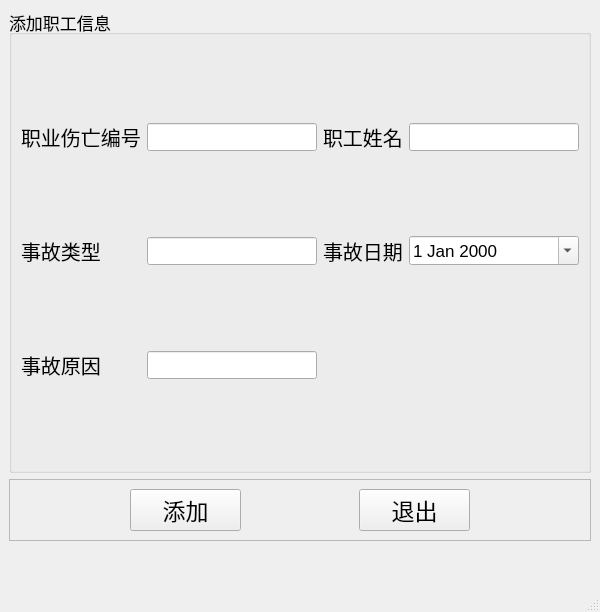
<?xml version="1.0" encoding="UTF-8"?>
<ui version="4.0">
 <class>MainWindow</class>
 <widget class="QMainWindow" name="MainWindow">
  <property name="geometry">
   <rect>
    <x>0</x>
    <y>0</y>
    <width>600</width>
    <height>612</height>
   </rect>
  </property>
  <property name="windowTitle">
   <string>MainWindow</string>
  </property>
  <widget class="QWidget" name="centralwidget">
   <layout class="QVBoxLayout" name="verticalLayout" stretch="3,0,0">
    <item>
     <widget class="QGroupBox" name="groupBox">
      <property name="font">
       <font>
        <pointsize>13</pointsize>
       </font>
      </property>
      <property name="title">
       <string>添加职工信息</string>
      </property>
      <layout class="QGridLayout" name="gridLayout">
       <item row="0" column="0">
        <widget class="QLabel" name="label">
         <property name="font">
          <font>
           <pointsize>15</pointsize>
          </font>
         </property>
         <property name="text">
          <string>职业伤亡编号</string>
         </property>
        </widget>
       </item>
       <item row="0" column="1">
        <widget class="QLineEdit" name="lineEdit_id"/>
       </item>
       <item row="0" column="2">
        <widget class="QLabel" name="label_2">
         <property name="font">
          <font>
           <pointsize>15</pointsize>
          </font>
         </property>
         <property name="text">
          <string>职工姓名</string>
         </property>
        </widget>
       </item>
       <item row="0" column="3">
        <widget class="QLineEdit" name="lineEdit_name"/>
       </item>
       <item row="1" column="0">
        <widget class="QLabel" name="label_7">
         <property name="font">
          <font>
           <pointsize>15</pointsize>
          </font>
         </property>
         <property name="text">
          <string>事故类型</string>
         </property>
        </widget>
       </item>
       <item row="1" column="1">
        <widget class="QLineEdit" name="lineEdit_leixing"/>
       </item>
       <item row="1" column="2">
        <widget class="QLabel" name="label_4">
         <property name="font">
          <font>
           <pointsize>15</pointsize>
          </font>
         </property>
         <property name="text">
          <string>事故日期</string>
         </property>
        </widget>
       </item>
       <item row="1" column="3">
        <widget class="QDateEdit" name="dateEdit_date">
         <property name="calendarPopup">
          <bool>true</bool>
         </property>
        </widget>
       </item>
       <item row="2" column="0">
        <widget class="QLabel" name="label_9">
         <property name="font">
          <font>
           <pointsize>15</pointsize>
          </font>
         </property>
         <property name="text">
          <string>事故原因</string>
         </property>
        </widget>
       </item>
       <item row="2" column="1">
        <widget class="QLineEdit" name="lineEdit_yuanyin"/>
       </item>
      </layout>
     </widget>
    </item>
    <item>
     <widget class="QFrame" name="frame">
      <property name="frameShape">
       <enum>QFrame::StyledPanel</enum>
      </property>
      <property name="frameShadow">
       <enum>QFrame::Raised</enum>
      </property>
      <layout class="QHBoxLayout" name="horizontalLayout" stretch="1,1,1,1,1">
       <item>
        <spacer name="horizontalSpacer">
         <property name="orientation">
          <enum>Qt::Horizontal</enum>
         </property>
         <property name="sizeHint" stdset="0">
          <size>
           <width>40</width>
           <height>20</height>
          </size>
         </property>
        </spacer>
       </item>
       <item>
        <widget class="QPushButton" name="pushButton_add">
         <property name="font">
          <font>
           <pointsize>17</pointsize>
          </font>
         </property>
         <property name="text">
          <string>添加</string>
         </property>
        </widget>
       </item>
       <item>
        <spacer name="horizontalSpacer_2">
         <property name="orientation">
          <enum>Qt::Horizontal</enum>
         </property>
         <property name="sizeHint" stdset="0">
          <size>
           <width>40</width>
           <height>20</height>
          </size>
         </property>
        </spacer>
       </item>
       <item>
        <widget class="QPushButton" name="pushButton_exit">
         <property name="font">
          <font>
           <pointsize>17</pointsize>
          </font>
         </property>
         <property name="text">
          <string>退出</string>
         </property>
        </widget>
       </item>
       <item>
        <spacer name="horizontalSpacer_3">
         <property name="orientation">
          <enum>Qt::Horizontal</enum>
         </property>
         <property name="sizeHint" stdset="0">
          <size>
           <width>40</width>
           <height>20</height>
          </size>
         </property>
        </spacer>
       </item>
      </layout>
     </widget>
    </item>
    <item>
     <spacer name="verticalSpacer">
      <property name="orientation">
       <enum>Qt::Vertical</enum>
      </property>
      <property name="sizeHint" stdset="0">
       <size>
        <width>20</width>
        <height>40</height>
       </size>
      </property>
     </spacer>
    </item>
   </layout>
  </widget>
  <widget class="QStatusBar" name="statusbar"/>
 </widget>
 <resources/>
 <connections/>
</ui>
